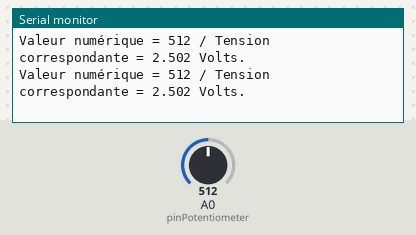
The sketch below on a simulated Arduino Uno, built with avr-gcc and run on an emulated ATmega328P. On the bench: the last lines printed to the serial monitor. The test bench sets the inputs (shaded band); at power-on: A0 (pinPotentiometer) = 512.

Above: at 1.3 s.
1.4 s: A0 (pinPotentiometer) set to 716
At 1.9 s:
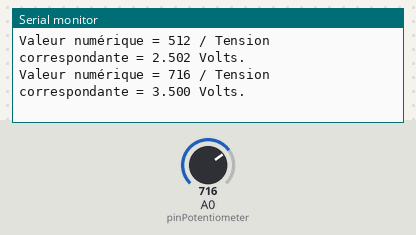
2.9 s: A0 (pinPotentiometer) set to 900
At 3.4 s:
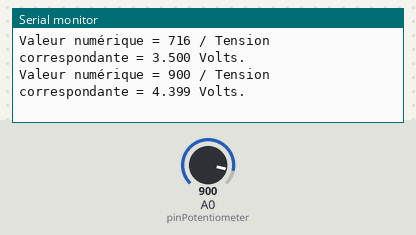
Timing chart, 0 to 5.9 s (numbered marks = the images above; inputs shaded):
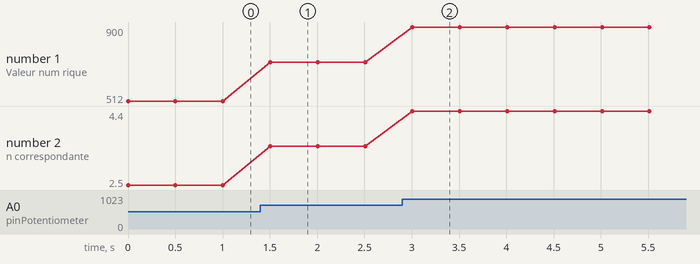

The sketch:

Potentiom_tre.ino
```cpp
const int pinPotentiometer = A0; // Définir la broche à laquelle le potentiomètre est connecté

void setup() {
  Serial.begin(9600); // Initialiser la communication série à 9600 bauds
}

void loop() {
  int valeurNumerique = analogRead(pinPotentiometer); // Lire la valeur analogique
  float tension = valeurNumerique * (5.0 / 1023.0); // Convertir la valeur en tension (0-5V)

  // Afficher les valeurs
  Serial.print("Valeur numérique = ");
  Serial.print(valeurNumerique);
  Serial.print(" / Tension correspondante = ");
  Serial.print(tension, 3); // Afficher la tension avec 3 chiffres après la virgule
  Serial.println(" Volts.");

  delay(500); // Attendre un court instant avant de lire à nouveau
}
```

Measured:
- after the input at 1.4 s, the serial monitor: prints a new line after 0.10 s (image 1)
- after the input at 2.9 s, the serial monitor: prints a new line after 0.11 s (image 2)
- plotted number 1: 512 → 716 after the input at 1.4 s, 716 → 900 after the input at 2.9 s
- plotted number 2: 2.5 → 3.5 after the input at 1.4 s, 3.5 → 4.4 after the input at 2.9 s
